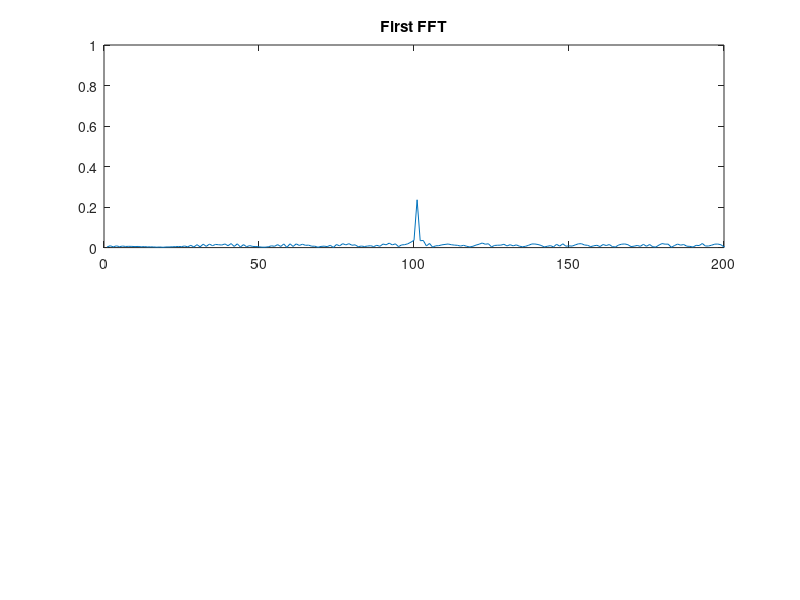
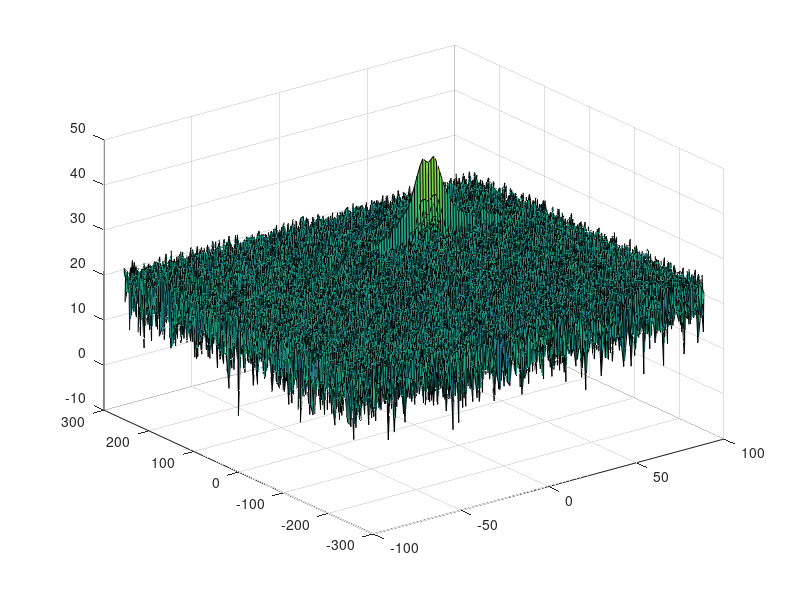

Recreate these plots in MATLAB, in order. (Note: this script raises an error after producing the figures.)
clear all
clc;

%% Radar Specifications 
%%%%%%%%%%%%%%%%%%%%%%%%%%%
% Frequency of operation = 77GHz
% Max Range = 200m
% Range Resolution = 1 m
% Max Velocity = 100 m/s
%%%%%%%%%%%%%%%%%%%%%%%%%%%
d_res = 1;
c = 3e8;
Rmax = 200;
%speed of light = 3e8
%% User Defined Range and Velocity of target
% *%TODO* :
% define the target's initial position and velocity. Note : Velocity
% remains contant
state = [100, 35]; %position, velocity
target_dist = 100;
target_vel = 35;

%% FMCW Waveform Generation

% *%TODO* :
%Design the FMCW waveform by giving the specs of each of its parameters.
% Calculate the Bandwidth (B), Chirp Time (Tchirp) and Slope (slope) of the FMCW
% chirp using the requirements above.

B = c/(2*d_res);
Tchirp = (5.5 * 2 * Rmax)/c;
slope = B/Tchirp;

%Operating carrier frequency of Radar 
fc= 77e9;             %carrier freq
                                                       
%The number of chirps in one sequence. Its ideal to have 2^ value for the ease of running the FFT
%for Doppler Estimation. 
Nd=128;                   % #of doppler cells OR #of sent periods % number of chirps

%The number of samples on each chirp. 
Nr=1024;                  %for length of time OR # of range cells

% Timestamp for running the displacement scenario for every sample on each
% chirp
t=linspace(0,Nd*Tchirp,Nr*Nd); %total time for samples


%Creating the vectors for Tx, Rx and Mix based on the total samples input.
Tx=zeros(1,length(t)); %transmitted signal
Rx=zeros(1,length(t)); %received signal
Mix = zeros(1,length(t)); %beat signal

%Similar vectors for range_covered and time delay.
r_t=zeros(1,length(t));
td=zeros(1,length(t));


%% Signal generation and Moving Target simulation
% Running the radar scenario over the time. 

for i=1:length(t)         
    
    curr_time = t(i);
    % *%TODO* :
    %For each time stamp update the Range of the Target for constant velocity. 
    
    r_t(i) = target_dist + target_vel * curr_time;      %distance of the target at time instance i from ego
    td(i) = 2*(r_t(i)) / c;     %time delay to target at time instance i
    curr_delay = td(i); %tau
    
    % *%TODO* :
    %For each time sample we need update the transmitted and
    %received signal. 
    
    delay_t = curr_time - curr_delay;
    Tx(i) = cos(2*pi*(fc*curr_time + (slope*curr_time^2)/2.0));
    Rx(i)  = cos(2*pi*(fc*delay_t + (slope*delay_t^2)/2.0));
    
    % *%TODO* :
    %Now by mixing the Transmit and Receive generate the beat signal
    %This is done by element wise matrix multiplication of Transmit and
    %Receiver Signal
    Mix(i) = Tx(i) .* Rx(i);
    
end

%% RANGE MEASUREMENT


 % *%TODO* :
%reshape the vector into Nr*Nd array. Nr and Nd here would also define the size of
%Range and Doppler FFT respectively.

beat_signal = reshape(Mix, Nr, Nd);

 % *%TODO* :
%run the FFT on the beat signal along the range bins dimension (Nr) and
%normalize.

fft_beat = fft(beat_signal, Nr);
fft_beat = fft_beat/Nr;

 % *%TODO* :
% Take the absolute value of FFT output

fft_beat = abs(fft_beat);

 % *%TODO* :
% Output of FFT is double sided signal, but we are interested in only one side of the spectrum.
% Hence we throw out half of the samples.

fft_beat = fft_beat(1:Nr/2);

%plotting the range
figure ('Name','Range from First FFT')
subplot(2,1,1)

 % *%TODO* :
 % plot FFT output 

plot(fft_beat); 
axis ([0 200 0 1]);
title('First FFT')


%% RANGE DOPPLER RESPONSE
% The 2D FFT implementation is already provided here. This will run a 2DFFT
% on the mixed signal (beat signal) output and generate a range doppler
% map.You will implement CFAR on the generated RDM


% Range Doppler Map Generation.

% The output of the 2D FFT is an image that has reponse in the range and
% doppler FFT bins. So, it is important to convert the axis from bin sizes
% to range and doppler based on their Max values.

Mix=reshape(Mix,[Nr,Nd]);

% 2D FFT using the FFT size for both dimensions.
sig_fft2 = fft2(Mix,Nr,Nd);

% Taking just one side of signal from Range dimension.
sig_fft2 = sig_fft2(1:Nr/2,1:Nd);
sig_fft2 = fftshift (sig_fft2);
RDM = abs(sig_fft2);
RDM = 10*log10(RDM) ;

%use the surf function to plot the output of 2DFFT and to show axis in both
%dimensions
doppler_axis = linspace(-100,100,Nd);
range_axis = linspace(-200,200,Nr/2)*((Nr/2)/400);
figure,surf(doppler_axis,range_axis,RDM);

%% CFAR implementation

%Slide Window through the complete Range Doppler Map

% *%TODO* :
%Select the number of Training Cells in both the dimensions.

Tr = 10;
Tc = 4;

% *%TODO* :
%Select the number of Guard Cells in both dimensions around the Cell under 
%test (CUT) for accurate estimation

Gr = 8;
Gc = 4;

% *%TODO* :
% offset the threshold by SNR value in dB

offset = 5;

% *%TODO* :
%Create a vector to store noise_level for each iteration on training cells
noise_level = zeros(1,1);


% *%TODO* :
%design a loop such that it slides the CUT across range doppler map by
%giving margins at the edges for Training and Guard Cells.
%For every iteration sum the signal level within all the training
%cells. To sum convert the value from logarithmic to linear using db2pow
%function. Average the summed values for all of the training
%cells used. After averaging convert it back to logarithimic using pow2db.
%Further add the offset to it to determine the threshold. Next, compare the
%signal under CUT with this threshold. If the CUT level > threshold assign
%it a value of 1, else equate it to 0.

thresh_cfar = zeros(size(RDM))-1;
signal_cfar = zeros(size(RDM));

size = size(RDM);
rdm_rows = size(1);
rdm_cols = size(2);

   % Use RDM[x,y] as the matrix from the output of 2D FFT for implementing
   % CFAR
for row = (Tr + Gr + 1) : (rdm_rows-(Tr+Gr))
    for col = (Tc + Gc + 1) : (rdm_cols - (Tc+Gc))
        window_noise_sum = sum(db2pow(RDM(row-Tr-Gr : row+Tr+Gr, col-Tc-Gc : col+Tc+Gc)), 'all');
        guard_noise_sum = sum(db2pow(RDM(row-Gr : row+Gr, col-Gc : col+Gc)), 'all');
        
        training_noise = window_noise_sum - guard_noise_sum;
        
        
        num_cells_window = (2*(Tr+Gr)+1)*(2*(Tc+Gc)+1);
        num_cells_guard = (2*Gr+1)*(2*Gc+1);
        num_train_cells = num_cells_window - num_cells_guard;
        
        threshold = pow2db(training_noise/num_train_cells);
        threshold = threshold + offset;
        
        thresh_cfar(row,col) = threshold;
        
        CUT = RDM(row,col);
        %disp(['CUT = ' ,num2str(CUT) ,' thresh = ' ,num2str(threshold)]);
        if (CUT > threshold)
            signal_cfar(row,col) = 1;
        else
            %signal_cfar(row,col) = 0;
        end
    end
    
end




% *%TODO* :
% The process above will generate a thresholded block, which is smaller 
%than the Range Doppler Map as the CUT cannot be located at the edges of
%matrix. Hence,few cells will not be thresholded. To keep the map size same
% set those values to 0. 
 
%signal_cfar already initialised with zeros.







% *%TODO* :
%display the CFAR output using the Surf function like we did for Range
%Doppler Response output.
figure,surf(doppler_axis,range_axis,signal_cfar);
colorbar;
title('2D CFAR')


 
 